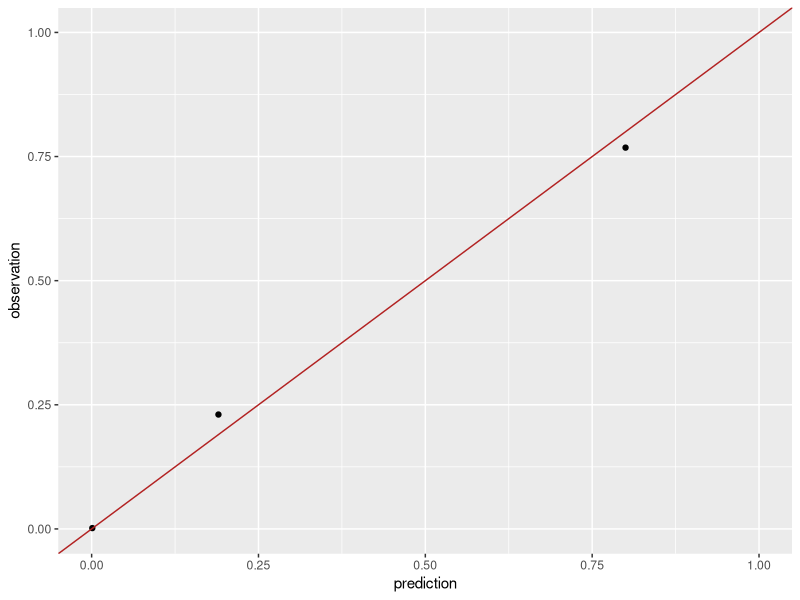
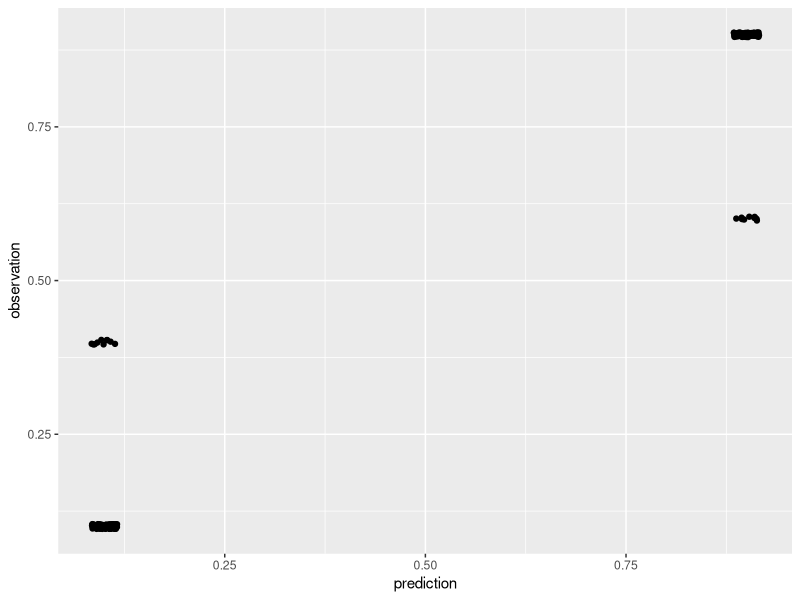
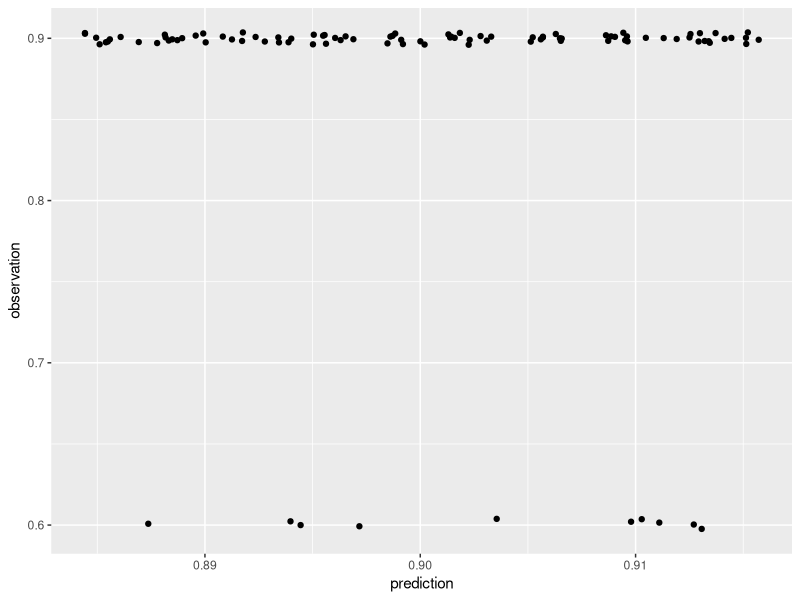
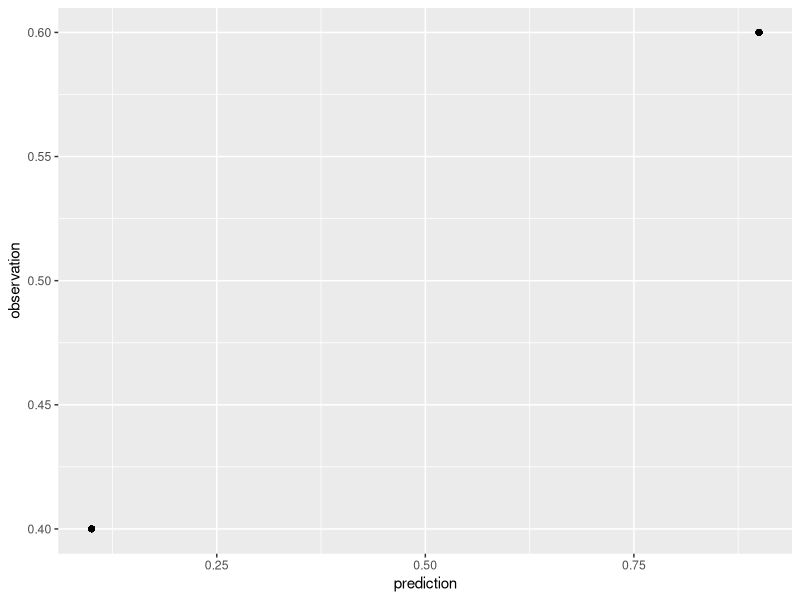

The R source for these figures, in order:
## ---- chunk 1
require('magrittr')
require('dplyr')
require('ggplot2')
## ---- chunk 2
pred = c(0.001, 0.8, 0.19)
obs = c(1,470, 141) / sum( c(1,470, 141) )
qplot(pred,obs) + ylab("observation") + xlab('prediction') + 
  geom_abline(slope = 1, intercept = 0, color = "firebrick") + xlim(c(0,1)) + ylim(c(0,1))
## ---- chunk 3
cov(pred,obs) / ( sd(pred) * sd(obs))
## ---- chunk 4
fictious_data = data.frame(condition = rep(c("C1", "C2"), each = 3),
                           counts = c(c(1,470, 141), 
                                      c(10,100, 10)),
                           predictions = c(c(0.001, 0.8, 0.19),
                                           c(c(10,100, 10)/sum(c(10,100, 10))))) %>%
                 group_by(condition) %>%
                 mutate(frequencies = counts/sum(counts),
                        N_per_condition = sum(counts))
show(fictious_data)                             
## ---- chunk 5
pred = jitter(c(rep(.9,100), rep(.1,100)), factor = 0.1)
obs = jitter(c(rep(.9,90), rep(.6,10), rep(.1,90), rep(.4,10)),factor = 0.1)
show(qplot(pred, obs) + ylab("observation") + xlab('prediction'))
## ---- chunk 6
predInd = pred[1:100]
obsInd = obs[1:100]
show(qplot(predInd, obsInd) + ylab("observation") + xlab('prediction'))
## ---- chunk 7
predUniform = rep(c(.9, .1), each = 100)
obsUniform = rep(c(.6,.4), each = 100)
show(qplot(predUniform, obsUniform) + ylab("observation") + xlab('prediction'))
## ---- chunk 8
show(binom.test(12, 20, p = 0.9))
